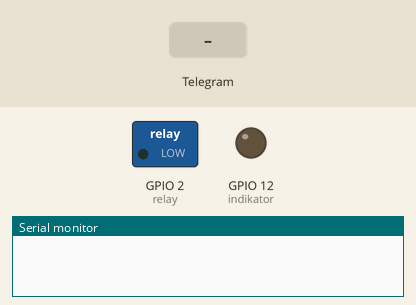
Simulated run of this sketch. Board: ESP32. Parts: switched loads named in the sketch (green lamp = pin HIGH), output pins drawn as LEDs (lit = HIGH), the last lines printed to the serial monitor. Inputs (shaded band) come from the test bench. WiFi joins after 1.5 s; servers stay silent unless stated; the camera gives no picture; web services answer with replies made up by the test bench.

Above: at 0.0 s.
At 3.8 s:
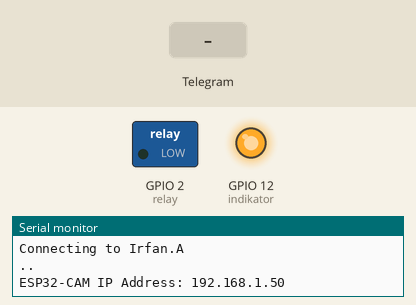
3.9 s: Telegram message "/lampu_ON" received
At 6.0 s:
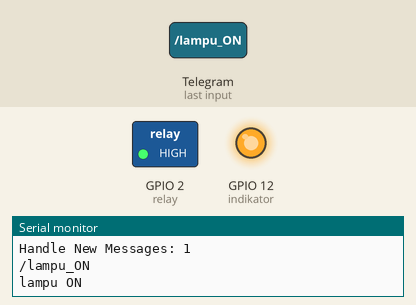
6.3 s: Telegram message "/start" received
8.9 s: Telegram message "/photo" received
Timing chart, 0 to 11.9 s (numbered marks = the images above; inputs shaded):
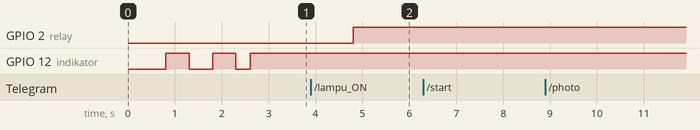

Measured:
- after the input at 3.9 s, GPIO 2 (relay): LOW → HIGH after 0.91 s

The sketch:

camera_pengawas.ino
```cpp
/*
  DIMODIF TANGGAL : 03-05-2022
  IRFAN ARDIANSYAH
*/

#include <Arduino.h>
#include <WiFi.h>
#include <WiFiClientSecure.h>
#include "soc/soc.h"
#include "soc/rtc_cntl_reg.h"
#include "esp_camera.h"
#include <UniversalTelegramBot.h>
#include <ArduinoJson.h>

const char* ssid = "Irfan.A";
const char* password = "irfan0204";

// Initialize Telegram BOT
String BOTtoken = "5195463460:AAG9md0otaoP37pUi1130931TIMAFp-ZOlI";  // your Bot Token (Get from Botfather)

// Use @myidbot to find out the chat ID of an individual or a group
// Also note that you need to click "start" on a bot before it can
// message you
String CHAT_ID = "5310962025";

bool sendPhoto = false;

WiFiClientSecure clientTCP;
UniversalTelegramBot bot(BOTtoken, clientTCP);

///////////regestrasi pin device/////////
#define relay 2
#define pir_1 13
#define pir_2 15
#define indikator 12

byte pir1 = 0;
byte pir2 = 0;
bool stateLam = false;
bool statePir1 = false;
bool statePir2 = false;
bool stateInd = false;
bool stateSensor = false;
bool stateSecurity = false;
bool stateMode = false;
bool stateReset = false;
bool stateI = false;

unsigned long Sindi = 0;
unsigned long SLedV = 0;
unsigned long SRecon = 0;
unsigned long SBack = 0;
byte Dindi = 1000;
byte DRecon = 1000;
byte DBack = 1000;
byte batas = 30;
int counter = 0;
int timer = 0;
int countWifi = 0;

//Checks for new messages every 1 second.
int botRequestDelay = 1000;
unsigned long lastTimeBotRan;

//CAMERA_MODEL_AI_THINKER
#define PWDN_GPIO_NUM     32
#define RESET_GPIO_NUM    -1
#define XCLK_GPIO_NUM      0
#define SIOD_GPIO_NUM     26
#define SIOC_GPIO_NUM     27

#define Y9_GPIO_NUM       35
#define Y8_GPIO_NUM       34
#define Y7_GPIO_NUM       39
#define Y6_GPIO_NUM       36
#define Y5_GPIO_NUM       21
#define Y4_GPIO_NUM       19
#define Y3_GPIO_NUM       18
#define Y2_GPIO_NUM        5
#define VSYNC_GPIO_NUM    25
#define HREF_GPIO_NUM     23
#define PCLK_GPIO_NUM     22


void configInitCamera() {
  camera_config_t config;
  config.ledc_channel = LEDC_CHANNEL_0;
  config.ledc_timer = LEDC_TIMER_0;
  config.pin_d0 = Y2_GPIO_NUM;
  config.pin_d1 = Y3_GPIO_NUM;
  config.pin_d2 = Y4_GPIO_NUM;
  config.pin_d3 = Y5_GPIO_NUM;
  config.pin_d4 = Y6_GPIO_NUM;
  config.pin_d5 = Y7_GPIO_NUM;
  config.pin_d6 = Y8_GPIO_NUM;
  config.pin_d7 = Y9_GPIO_NUM;
  config.pin_xclk = XCLK_GPIO_NUM;
  config.pin_pclk = PCLK_GPIO_NUM;
  config.pin_vsync = VSYNC_GPIO_NUM;
  config.pin_href = HREF_GPIO_NUM;
  config.pin_sscb_sda = SIOD_GPIO_NUM;
  config.pin_sscb_scl = SIOC_GPIO_NUM;
  config.pin_pwdn = PWDN_GPIO_NUM;
  config.pin_reset = RESET_GPIO_NUM;
  config.xclk_freq_hz = 20000000;
  config.pixel_format = PIXFORMAT_JPEG;

  //init with high specs to pre-allocate larger buffers
  if (psramFound()) {
    config.frame_size = FRAMESIZE_UXGA;
    config.jpeg_quality = 10;  //0-63 lower number means higher quality
    config.fb_count = 2;
  } else {
    config.frame_size = FRAMESIZE_SVGA;
    config.jpeg_quality = 10;  //0-63 lower number means higher quality
    config.fb_count = 1;
  }

  // camera init
  esp_err_t err = esp_camera_init(&config);
  if (err != ESP_OK) {
    Serial.printf("Camera init failed with error 0x%x", err);
    delay(1000);
    ESP.restart();
  }

  // Drop down frame size for higher initial frame rate
  sensor_t * s = esp_camera_sensor_get();
  s->set_framesize(s, FRAMESIZE_CIF);  // UXGA|SXGA|XGA|SVGA|VGA|CIF|QVGA|HQVGA|QQVGA
  s->set_hmirror(s, 1);
}

void handleNewMessages(int numNewMessages) {
  Serial.print("Handle New Messages: ");
  Serial.println(numNewMessages);

  for (int i = 0; i < numNewMessages; i++) {
    String chat_id = String(bot.messages[i].chat_id);
    if (chat_id != CHAT_ID) {
      bot.sendMessage(chat_id, "Unauthorized user", "");
      continue;
    }

    // Print the received message
    String text = bot.messages[i].text;
    Serial.println(text);

    String from_name = bot.messages[i].from_name;
    if (text == "/start") {
      String welcome = "Welcome , " + from_name + "\n";
      welcome += "Tekan perintah dibawah ini untuk memakai fitur dalam perangkat \n";
      welcome += "/photo : mengambil foto \n";
      welcome += "/security_ON : menyalakan fitur keamanan \n";
      welcome += "/security_OFF : mematikan fitur keamanan \n";
      welcome += "/lampu_ON : menyalakan lampu \n";
      welcome += "/lampu_OFF : mematikan lampu \n";
      welcome += "/mode_pagi : menyalakan mode pagi \n";
      welcome += "/mode_malam : menyalakan mode malam \n";
      welcome += "/RESET \n";

      bot.sendMessage(CHAT_ID, welcome, "");
    }
    /////blok eksekusi perintah
    if (text == "/photo") {
      sendPhoto = true;
      Serial.println("New photo request");
    }

    if (text == "/lampu_ON") {
      stateLam = true;
      Serial.println("lampu ON");
      bot.sendMessage(CHAT_ID, "lampu dinyalakan", "");
    }

    if (text == "/lampu_OFF") {
      stateLam = false;
      Serial.println("lampu OFF");
      bot.sendMessage(CHAT_ID, "lampu dimatikan", "");
    }

    if (text == "/security_ON") {
      stateSecurity = true;
      Serial.println("SYSTEM SECURITY AKTIF");
      bot.sendMessage(CHAT_ID, "SYSTEM SECURITY AKTIF", "");
    }

    if (text == "/security_OFF") {
      stateSecurity = false;
      Serial.println("SYSTEM SECURITY NON AKTIF");
      bot.sendMessage(CHAT_ID, "SYSTEM SECURITY NON AKTIF", "");
    }

    if (text == "/mode_pagi") {
      stateMode = true;
      Serial.println("mode pagi");
      bot.sendMessage(CHAT_ID, "MODE PAGI AKTIF", "");
    }

    if (text == "/mode_malam") {
      stateMode = false;
      Serial.println("mode malam");
      bot.sendMessage(CHAT_ID, "MODE MALAM AKTIF", "");
    }

    if (text == "/RESET") {
      stateReset = true;
    }
    /////////////done///////////////
  }
}


String sendPhotoTelegram() {
  const char* myDomain = "api.telegram.org";
  String getAll = "";
  String getBody = "";

  camera_fb_t * fb = NULL;
  fb = esp_camera_fb_get();
  if (!fb) {
    Serial.println("Camera capture failed");
    delay(1000);
    ESP.restart();
    return "Camera capture failed";
  }

  Serial.println("Connect to " + String(myDomain));


  if (clientTCP.connect(myDomain, 443)) {
    Serial.println("Connection successful");

    String head = "--RandomNerdTutorials\r\nContent-Disposition: form-data; name=\"chat_id\"; \r\n\r\n" + CHAT_ID + "\r\n--RandomNerdTutorials\r\nContent-Disposition: form-data; name=\"photo\"; filename=\"esp32-cam.jpg\"\r\nContent-Type: image/jpeg\r\n\r\n";
    String tail = "\r\n--RandomNerdTutorials--\r\n";

    uint16_t imageLen = fb->len;
    uint16_t extraLen = head.length() + tail.length();
    uint16_t totalLen = imageLen + extraLen;

    clientTCP.println("POST /bot" + BOTtoken + "/sendPhoto HTTP/1.1");
    clientTCP.println("Host: " + String(myDomain));
    clientTCP.println("Content-Length: " + String(totalLen));
    clientTCP.println("Content-Type: multipart/form-data; boundary=RandomNerdTutorials");
    clientTCP.println();
    clientTCP.print(head);

    uint8_t *fbBuf = fb->buf;
    size_t fbLen = fb->len;
    for (size_t n = 0; n < fbLen; n = n + 1024) {
      if (n + 1024 < fbLen) {
        clientTCP.write(fbBuf, 1024);
        fbBuf += 1024;
      }
      else if (fbLen % 1024 > 0) {
        size_t remainder = fbLen % 1024;
        clientTCP.write(fbBuf, remainder);
      }
    }

    clientTCP.print(tail);

    esp_camera_fb_return(fb);

    int waitTime = 10000;   // timeout 10 seconds
    long startTimer = millis();
    boolean state = false;

    while ((startTimer + waitTime) > millis()) {
      Serial.print(".");
      delay(100);
      while (clientTCP.available()) {
        char c = clientTCP.read();
        if (state == true) getBody += String(c);
        if (c == '\n') {
          if (getAll.length() == 0) state = true;
          getAll = "";
        }
        else if (c != '\r')
          getAll += String(c);
        startTimer = millis();
      }
      if (getBody.length() > 0) break;
    }
    clientTCP.stop();
    Serial.println(getBody);
  }
  else {
    getBody = "Connected to api.telegram.org failed.";
    Serial.println("Connected to api.telegram.org failed.");
  }
  return getBody;
}

void setup() {
  WRITE_PERI_REG(RTC_CNTL_BROWN_OUT_REG, 0);
  // Init Serial Monitor
  Serial.begin(115200);

  pinMode(relay, OUTPUT);
  pinMode(pir_1, INPUT);
  pinMode(pir_2, INPUT);
  pinMode(indikator, OUTPUT);
  // Config and init the camera
  configInitCamera();

  // Connect to Wi-Fi
  WiFi.mode(WIFI_STA);
  Serial.println();
  Serial.print("Connecting to ");
  Serial.println(ssid);
  WiFi.begin(ssid, password);
  clientTCP.setCACert(TELEGRAM_CERTIFICATE_ROOT); // Add root certificate for api.telegram.org
  while (WiFi.status() != WL_CONNECTED) {
    countWifi++;
    if (countWifi == 120) {
      ESP.restart();
    }
    //Serial.println(countWifi);
    Serial.print(".");
    delay(500);
    digitalWrite(indikator, HIGH);
    delay(500);
    digitalWrite(indikator, LOW);
  }
  bot.sendMessage(CHAT_ID, "SYSTEM CAMERA AKTIF", "");
  Serial.println();
  Serial.print("ESP32-CAM IP Address: ");
  Serial.println(WiFi.localIP());
}

void loop() {
  Indikator();

  if (sendPhoto) {
    Serial.println("Preparing photo");
    sendPhotoTelegram();
    sendPhoto = false;
  }

  if (stateSecurity == true) {

    sensorPripare();
    //Serial.println(timer);
    if (stateSensor == true) {

      if (stateMode == true) {
        stateLam = false;
      }

      else {
        stateLam = true;
      }

      sendPhotoTelegram();
      bot.sendMessage(CHAT_ID, "OBJEK TERDETEKSI", "");
      //bot.sendMessage(CHAT_ID, "MENG-AKTIFKAN LAMPU DARURAT", "");
      TimerBack(0);
    }

    else if (stateSensor == false) {
      TimerBack(1);
      while (timer >= batas) {
        stateLam = false;
        timer = 0;
        break;
      }
    }
  }


  outLamp();
  Reconnect();
  RESET();
  //Serial.println(counter);
  if (millis() > lastTimeBotRan + botRequestDelay)  {
    int numNewMessages = bot.getUpdates(bot.last_message_received + 1);
    while (numNewMessages) {
      Serial.println("got response");
      handleNewMessages(numNewMessages);
      numNewMessages = bot.getUpdates(bot.last_message_received + 1);
    }
    lastTimeBotRan = millis();
  }
}

void Indikator() {
  unsigned long tmr = millis();

  if (WiFi.status() != WL_CONNECTED) {
    if (tmr - Sindi > Dindi) {
      Sindi = tmr;
      stateI = !stateI;
    }
  }

  else if (WiFi.status() == WL_CONNECTED) {
    stateI = true;
  }
}

void Reconnect() {
  unsigned long tmr = millis();

  if (WiFi.status() != WL_CONNECTED) {
    if (tmr - SRecon > DRecon) {
      SRecon = tmr;
      counter++;
      if (counter == 120) {
        Serial.println("RESTART");
        ESP.restart();
      }
    }
  }
}

void outLamp() {
  if (stateLam == true) {
    digitalWrite(relay, HIGH);
    // Serial.println("lampu");
  }
  else if (stateLam == false) {
    digitalWrite(relay, LOW);
  }

  if (stateI == true) {
    digitalWrite(indikator, HIGH);
  }
  else if (stateI == false) {
    digitalWrite(indikator, LOW);
  }
}

void sensorPripare() {
  pir1 = digitalRead(pir_1);
  pir2 = digitalRead(pir_2);

  if (pir1 == HIGH && pir2 == HIGH) {
    stateSensor = true;
  }
  if (pir1 == HIGH && pir2 == LOW) {
    stateSensor = true;
  }
  if (pir1 == LOW && pir2 == HIGH) {
    stateSensor = true;
  }
  if (pir1 == LOW && pir2 == LOW) {
    stateSensor = false;
  }

  //  Serial.print("sensor 1 :");
  //  Serial.println(pir1);
  //  Serial.print("sensor 2 :");
  //  Serial.println(pir2);
}


int TimerBack(bool state) {

  if (state == 1) {
    unsigned long tmr = millis();
    if (tmr - SBack > DBack) {
      SBack = tmr;
      timer++;

    }
  }

  else if (state == 0) {
    timer = 0;
    SBack = 0;
  }
}

void RESET() {
  if (stateReset == true) {
    bot.sendMessage(CHAT_ID, "CONTROLLER CAMERA DIRESET", "");
    delay(3000);
    ESP.restart();
  }
}
```
